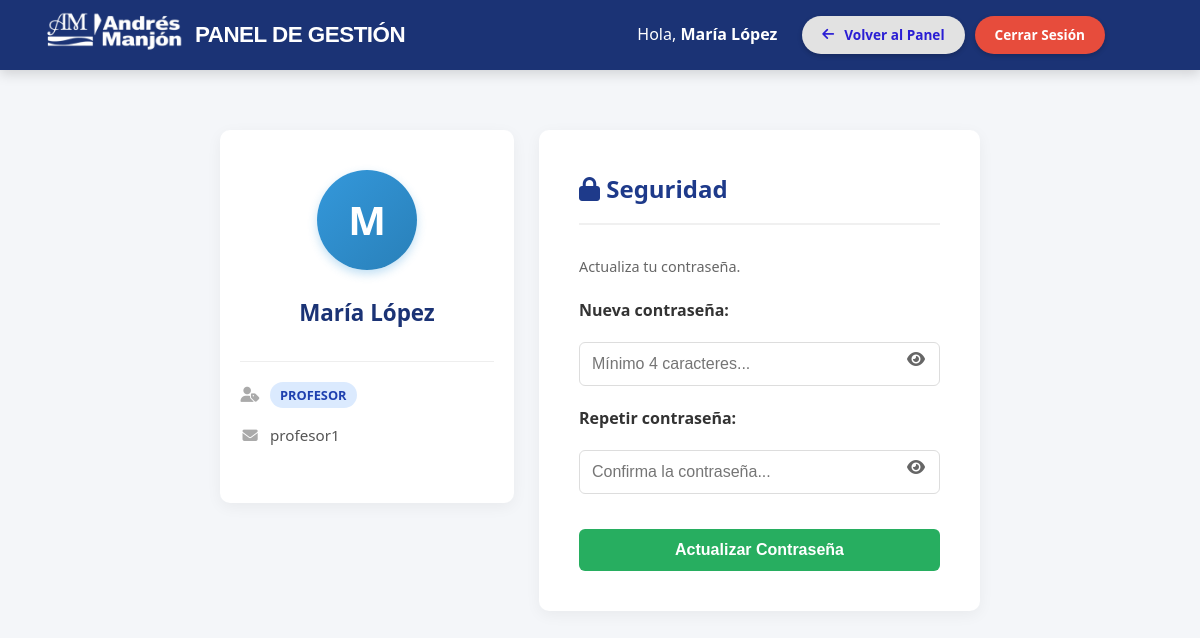
The page /perfil.php (signed in) on the database its author committed.
### tables this page shows
CREATE TABLE `usuarios` (
  `id` int(11) NOT NULL,
  `nombre` varchar(100) NOT NULL,
  `usuario` varchar(50) NOT NULL,
  `password` varchar(255) NOT NULL,
  `rol` enum('profesor','directiva') NOT NULL DEFAULT 'profesor',
  `created_at` timestamp NOT NULL DEFAULT current_timestamp(),
  `updated_at` timestamp NOT NULL DEFAULT current_timestamp() ON UPDATE current_timestamp()
);

### perfil.php (the view, shortened to what this page needs)
<?php
require_once 'db.php';
$id_usuario = $_SESSION['usuario_id'];
$datos_usuario = [
    'nombre' => 'Usuario',
    'usuario' => '---',
    'rol' => 'profesor'
];
if (isset($pdo)) {
    $stmt = $pdo->prepare("SELECT nombre, usuario, rol FROM usuarios WHERE id = ?");
    $stmt->execute([$id_usuario]);
    $fila = $stmt->fetch(PDO::FETCH_ASSOC);
    if ($fila) {
        $datos_usuario = $fila;
    }
}
?>
<!DOCTYPE html>
<html lang="es">
<head>
    <link rel="stylesheet" href="assets/style.css">
    <link rel="stylesheet" href="https://cdnjs.cloudflare.com/ajax/libs/font-awesome/6.4.0/css/all.min.css">
</head>
<body style="background-color: var(--color-fondo-principal, #f4f6f9);">
    <header class="cabecera-gestion">
        <div class="cabecera-contenido">
            <a href="gestion.php" class="logo-sitio">
                <img src="img/logo.png" alt="Logo" class="logo-imagen" onerror="this.style.display='none'">
                <span>Panel de Gestión</span>
            </a>
            <div class="info-usuario">
                <span style="margin-right: 15px;">
                    Hola, <strong><?php echo htmlspecialchars($datos_usuario['nombre']); ?></strong>
                </span>
                <a href="gestion.php" class="boton">
                    <i class="fa-solid fa-arrow-left"></i> Volver al Panel
                </a>
                <a href="logout.php" class="boton-header boton-rojo">Cerrar Sesión</a>
                <div class="boton-perfil-redondo" title="Ya estás en tu perfil">
                </div>
            </div>
        </div>
    </header>
    <main class="contenedor-perfil">
        <div class="perfil-layout">
            <div class="tarjeta-perfil tarjeta-identidad">
                <div class="avatar-grande">
                    <?php echo strtoupper(substr($datos_usuario['nombre'], 0, 1)); ?>
                </div>
                <h2 class="nombre-grande"><?php echo htmlspecialchars($datos_usuario['nombre']); ?></h2>
                <div class="datos-extra">
                    <div class="dato-fila">
                        <i class="fa-solid fa-user-tag"></i>
                        <span class="etiqueta-rol <?php echo $datos_usuario['rol']; ?>">
                            <?php echo ucfirst($datos_usuario['rol']); ?>
                        </span>
                    </div>
                    <div class="dato-fila">
                        <i class="fa-solid fa-envelope"></i>
                        <span><?php echo htmlspecialchars($datos_usuario['usuario']); ?></span>
                    </div>
                </div>
            </div>
            <div class="tarjeta-perfil tarjeta-seguridad">
                <h2 class="titulo-perfil"><i class="fa-solid fa-lock"></i> Seguridad</h2>
                <p style="color: #666; font-size: 0.9rem; margin-bottom: 20px;">Actualiza tu contraseña.</p>
                <form method="POST" action="perfil.php">
                    <label for="pass1">Nueva contraseña:</label>
                    <div class="input-group">
                        <input type="password" name="nueva_password" id="pass1" class="input-perfil" placeholder="Mínimo 4 caracteres..." required>
                        <i class="fa-solid fa-eye toggle-password" onclick="togglePass('pass1', this)"></i>
                    </div>
                    <label for="pass2">Repetir contraseña:</label>
                    <div class="input-group">
                        <input type="password" name="confirmar_password" id="pass2" class="input-perfil" placeholder="Confirma la contraseña..." required>
                        <i class="fa-solid fa-eye toggle-password" onclick="togglePass('pass2', this)"></i>
                    </div>
                    <button type="submit" name="btn_cambiar_pass" class="btn-guardar" style="width: 100%; margin-top: 15px;">
                        Actualizar Contraseña
                    </button>
                </form>
            </div>
        </div>
    </main>
</body>
</html>

### rows shown on the page
usuarios: nombre "María López", nombre "M", rol "PROFESOR", usuario "profesor1"
